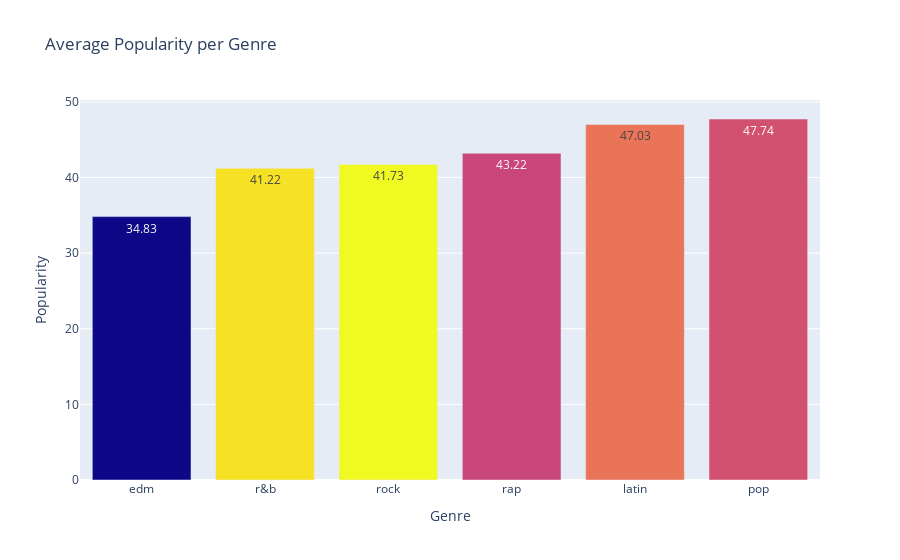

The notebook cell this image was saved under:
### Code cell
#plot average popularity per genre
fig = px.bar(songs_data.groupby('genre')['track_popularity'].mean().sort_values(),
                          title = "Average Popularity per Genre", text = round(songs_data.groupby('genre')['track_popularity'].mean().sort_values(), 2),
                          color = songs_data.groupby('genre')['track_popularity'].mean(),  
                          labels = {"genre": "Genre", "value": "Popularity"},  # Change x and y label from default to something more meaningful
                          )
fig.update_coloraxes(showscale=False) #hide legend

### Figure 1 — Plotly figure (JSON) as saved in the notebook; plotly's stock layout.template omitted (floating-point values rounded to 4 significant figures)
{"data": [{"alignmentgroup": "True", "hovertemplate": "Genre=%{x}<br>Popularity=%{y}<br>text=%{text}<br>color=%{marker.color}<extra></extra>", "legendgroup": "", "marker": {"color": [34.83, 47.03, 47.74, 41.22, 43.22, 41.73], "coloraxis": "coloraxis", "pattern": {"shape": ""}}, "name": "", "offsetgroup": "", "orientation": "v", "showlegend": false, "text": [34.83, 41.22, 41.73, 43.22, 47.03, 47.74], "textposition": "auto", "type": "bar", "x": ["edm", "r&b", "rock", "rap", "latin", "pop"], "xaxis": "x", "y": [34.83, 41.22, 41.73, 43.22, 47.03, 47.74], "yaxis": "y"}], "layout": {"barmode": "relative", "coloraxis": {"colorbar": {"title": {"text": "color"}}, "colorscale": [[0, "#0d0887"], [0.1111, "#46039f"], [0.2222, "#7201a8"], [0.3333, "#9c179e"], [0.4444, "#bd3786"], [0.5556, "#d8576b"], [0.6667, "#ed7953"], [0.7778, "#fb9f3a"], [0.8889, "#fdca26"], [1, "#f0f921"]], "showscale": false}, "legend": {"tracegroupgap": 0}, "title": {"text": "Average Popularity per Genre"}, "xaxis": {"anchor": "y", "domain": [0, 1], "title": {"text": "Genre"}}, "yaxis": {"anchor": "x", "domain": [0, 1], "title": {"text": "Popularity"}}}}
